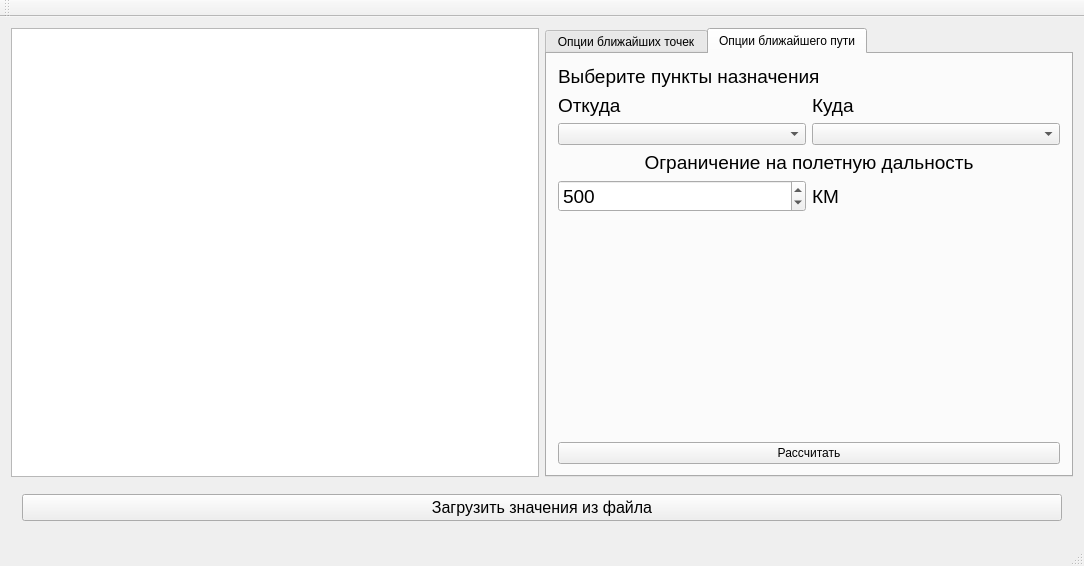
<?xml version="1.0" encoding="UTF-8"?>
<ui version="4.0">
 <class>MainWindow</class>
 <widget class="QMainWindow" name="MainWindow">
  <property name="geometry">
   <rect>
    <x>0</x>
    <y>0</y>
    <width>1084</width>
    <height>566</height>
   </rect>
  </property>
  <property name="windowTitle">
   <string>MainWindow</string>
  </property>
  <widget class="QWidget" name="centralWidget">
   <layout class="QGridLayout" name="gridLayout_2">
    <item row="0" column="0">
     <layout class="QGridLayout" name="gridLayout">
      <item row="0" column="0">
       <widget class="QTableWidget" name="tableWidget">
        <property name="sizeAdjustPolicy">
         <enum>QAbstractScrollArea::AdjustToContents</enum>
        </property>
       </widget>
      </item>
      <item row="1" column="0" colspan="2">
       <widget class="QStackedWidget" name="stackedWidget">
        <property name="sizePolicy">
         <sizepolicy hsizetype="Minimum" vsizetype="Preferred">
          <horstretch>0</horstretch>
          <verstretch>0</verstretch>
         </sizepolicy>
        </property>
        <property name="maximumSize">
         <size>
          <width>16777215</width>
          <height>50</height>
         </size>
        </property>
        <property name="currentIndex">
         <number>1</number>
        </property>
        <widget class="QWidget" name="page">
         <layout class="QVBoxLayout" name="verticalLayout">
          <item>
           <widget class="QProgressBar" name="progressBar">
            <property name="value">
             <number>24</number>
            </property>
            <property name="alignment">
             <set>Qt::AlignCenter</set>
            </property>
           </widget>
          </item>
         </layout>
        </widget>
        <widget class="QWidget" name="page_2">
         <layout class="QVBoxLayout" name="verticalLayout_2">
          <item>
           <widget class="QPushButton" name="pushButton">
            <property name="font">
             <font>
              <pointsize>12</pointsize>
             </font>
            </property>
            <property name="text">
             <string>Загрузить значения из файла</string>
            </property>
           </widget>
          </item>
         </layout>
        </widget>
       </widget>
      </item>
      <item row="0" column="1">
       <widget class="QTabWidget" name="tabWidget">
        <property name="sizePolicy">
         <sizepolicy hsizetype="Expanding" vsizetype="MinimumExpanding">
          <horstretch>0</horstretch>
          <verstretch>0</verstretch>
         </sizepolicy>
        </property>
        <property name="currentIndex">
         <number>1</number>
        </property>
        <widget class="QWidget" name="tab_1">
         <attribute name="title">
          <string>Опции ближайших точек</string>
         </attribute>
         <layout class="QGridLayout" name="gridLayout_5">
          <item row="0" column="0">
           <layout class="QGridLayout" name="gridLayout_4">
            <item row="0" column="0">
             <widget class="QLabel" name="label_3">
              <property name="font">
               <font>
                <pointsize>14</pointsize>
               </font>
              </property>
              <property name="text">
               <string>Выберите необходимый аэродром и нажмите &quot;Показать&quot;</string>
              </property>
              <property name="alignment">
               <set>Qt::AlignCenter</set>
              </property>
             </widget>
            </item>
            <item row="1" column="0">
             <layout class="QGridLayout" name="gridLayout_3">
              <item row="1" column="1">
               <widget class="QLabel" name="label_2">
                <property name="font">
                 <font>
                  <pointsize>14</pointsize>
                 </font>
                </property>
                <property name="text">
                 <string>Км</string>
                </property>
               </widget>
              </item>
              <item row="1" column="0">
               <widget class="QSpinBox" name="spinBox">
                <property name="font">
                 <font>
                  <pointsize>14</pointsize>
                 </font>
                </property>
                <property name="maximum">
                 <number>5000</number>
                </property>
                <property name="value">
                 <number>500</number>
                </property>
               </widget>
              </item>
              <item row="0" column="0" colspan="2">
               <widget class="QLabel" name="label">
                <property name="font">
                 <font>
                  <pointsize>14</pointsize>
                 </font>
                </property>
                <property name="text">
                 <string>Показать аэродромы на расстоянии...</string>
                </property>
                <property name="alignment">
                 <set>Qt::AlignCenter</set>
                </property>
               </widget>
              </item>
             </layout>
            </item>
            <item row="2" column="0">
             <widget class="QLabel" name="label_4">
              <property name="font">
               <font>
                <pointsize>14</pointsize>
               </font>
              </property>
              <property name="text">
               <string>Вы выбрали аэродром:</string>
              </property>
              <property name="alignment">
               <set>Qt::AlignCenter</set>
              </property>
             </widget>
            </item>
            <item row="3" column="0">
             <widget class="QLabel" name="label_5">
              <property name="font">
               <font>
                <pointsize>20</pointsize>
               </font>
              </property>
              <property name="text">
               <string/>
              </property>
              <property name="alignment">
               <set>Qt::AlignCenter</set>
              </property>
             </widget>
            </item>
            <item row="4" column="0">
             <widget class="QPushButton" name="pushButton_2">
              <property name="font">
               <font>
                <pointsize>14</pointsize>
               </font>
              </property>
              <property name="text">
               <string>Показать</string>
              </property>
             </widget>
            </item>
           </layout>
          </item>
         </layout>
        </widget>
        <widget class="QWidget" name="tab_2">
         <attribute name="title">
          <string>Опции ближайшего пути</string>
         </attribute>
         <layout class="QGridLayout" name="gridLayout_8">
          <item row="0" column="0">
           <layout class="QGridLayout" name="gridLayout_7">
            <item row="0" column="0" colspan="2">
             <widget class="QLabel" name="label_8">
              <property name="font">
               <font>
                <pointsize>14</pointsize>
               </font>
              </property>
              <property name="text">
               <string>Выберите пункты назначения</string>
              </property>
             </widget>
            </item>
            <item row="1" column="0" colspan="2">
             <layout class="QGridLayout" name="gridLayout_6">
              <item row="0" column="0">
               <widget class="QLabel" name="label_6">
                <property name="font">
                 <font>
                  <pointsize>14</pointsize>
                 </font>
                </property>
                <property name="text">
                 <string>Откуда</string>
                </property>
               </widget>
              </item>
              <item row="0" column="1">
               <widget class="QLabel" name="label_7">
                <property name="font">
                 <font>
                  <pointsize>14</pointsize>
                 </font>
                </property>
                <property name="text">
                 <string>Куда</string>
                </property>
               </widget>
              </item>
              <item row="1" column="0">
               <widget class="QComboBox" name="comboBox"/>
              </item>
              <item row="1" column="1">
               <widget class="QComboBox" name="comboBox_2"/>
              </item>
             </layout>
            </item>
            <item row="2" column="0" colspan="2">
             <widget class="QLabel" name="label_10">
              <property name="font">
               <font>
                <pointsize>14</pointsize>
               </font>
              </property>
              <property name="text">
               <string>Ограничение на полетную дальность</string>
              </property>
              <property name="alignment">
               <set>Qt::AlignCenter</set>
              </property>
             </widget>
            </item>
            <item row="3" column="0">
             <widget class="QSpinBox" name="spinBox_2">
              <property name="font">
               <font>
                <pointsize>14</pointsize>
               </font>
              </property>
              <property name="maximum">
               <number>5000</number>
              </property>
              <property name="value">
               <number>500</number>
              </property>
             </widget>
            </item>
            <item row="3" column="1">
             <widget class="QLabel" name="label_9">
              <property name="font">
               <font>
                <pointsize>14</pointsize>
               </font>
              </property>
              <property name="text">
               <string>КМ</string>
              </property>
             </widget>
            </item>
            <item row="4" column="0" colspan="2">
             <spacer name="verticalSpacer">
              <property name="orientation">
               <enum>Qt::Vertical</enum>
              </property>
              <property name="sizeHint" stdset="0">
               <size>
                <width>20</width>
                <height>40</height>
               </size>
              </property>
             </spacer>
            </item>
            <item row="5" column="0" colspan="2">
             <widget class="QPushButton" name="pushButton_3">
              <property name="text">
               <string>Рассчитать</string>
              </property>
             </widget>
            </item>
           </layout>
          </item>
         </layout>
        </widget>
       </widget>
      </item>
     </layout>
    </item>
   </layout>
  </widget>
  <widget class="QMenuBar" name="menuBar">
   <property name="geometry">
    <rect>
     <x>0</x>
     <y>0</y>
     <width>1084</width>
     <height>26</height>
    </rect>
   </property>
  </widget>
  <widget class="QToolBar" name="mainToolBar">
   <attribute name="toolBarArea">
    <enum>TopToolBarArea</enum>
   </attribute>
   <attribute name="toolBarBreak">
    <bool>false</bool>
   </attribute>
  </widget>
  <widget class="QStatusBar" name="statusBar"/>
 </widget>
 <layoutdefault spacing="6" margin="11"/>
 <resources/>
 <connections/>
</ui>
